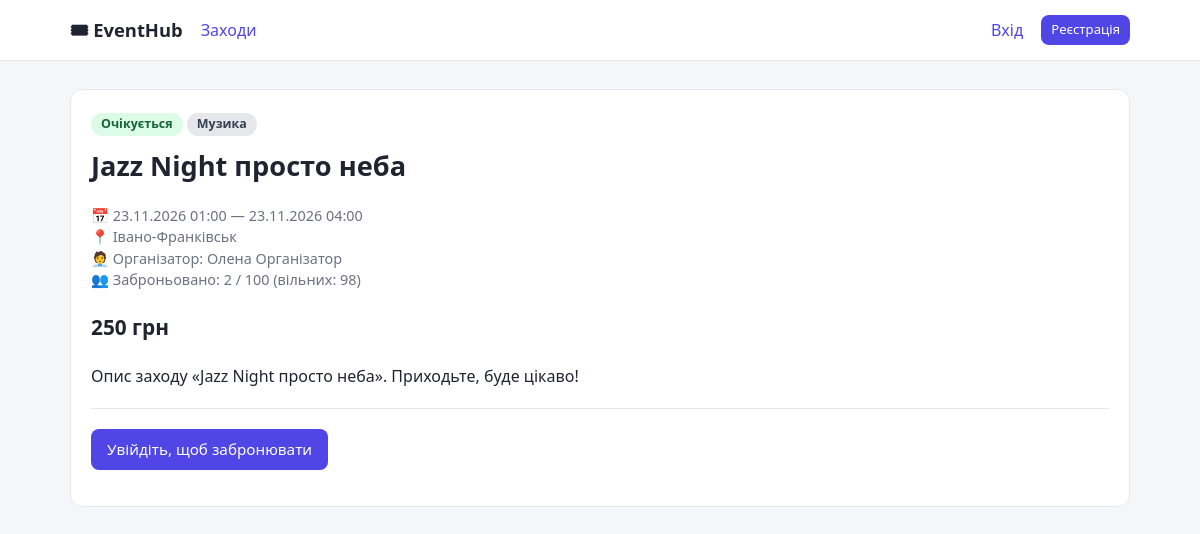
The page /events/1 on the database its author committed.
### models.py (models this page shows, shortened)
class Event(db.Model):
    id = db.Column(db.Integer, primary_key=True)
    title = db.Column(db.String(150), nullable=False)
    description = db.Column(db.Text, default="")
    location = db.Column(db.String(200), default="")
    category_id = db.Column(db.Integer, db.ForeignKey("category.id"), nullable=True)
    organizer_id = db.Column(db.Integer, db.ForeignKey("user.id"), nullable=False)
    start_time = db.Column(db.DateTime, nullable=False)
    end_time = db.Column(db.DateTime, nullable=False)
    price = db.Column(db.Float, nullable=False, default=0)
    capacity = db.Column(db.Integer, nullable=False, default=1)
    status = db.Column(db.String(20), nullable=False, default=EVENT_DRAFT)
    created_at = db.Column(db.DateTime, default=datetime.now)
    category = db.relationship("Category", backref="events")
    organizer = db.relationship("User", backref="events")
    bookings = db.relationship("Booking", backref="event", cascade="all, delete-orphan")
    @property
    def state(self):
        now = datetime.now()
        if self.status == EVENT_DRAFT:
            return "draft"
        if self.status == EVENT_CANCELLED:
            return "cancelled"
        if self.end_time <= now:
            return "finished"
        if self.start_time <= now:
            return "ongoing"
        return "upcoming"
    @property
    def state_label(self):
        return STATE_LABELS[self.state]
    @property
    def active_bookings_count(self):
        return sum(1 for b in self.bookings if b.status == "active")
    @property
    def seats_left(self):
        return max(self.capacity - self.active_bookings_count, 0)

class Category(db.Model):
    id = db.Column(db.Integer, primary_key=True)
    name = db.Column(db.String(60), unique=True, nullable=False)

class User(UserMixin, db.Model):
    id = db.Column(db.Integer, primary_key=True)
    username = db.Column(db.String(50), unique=True, nullable=False)
    email = db.Column(db.String(120), unique=True, nullable=False)
    password_hash = db.Column(db.String(255), nullable=False)
    role = db.Column(db.String(20), nullable=False, default=ROLE_USER)
    full_name = db.Column(db.String(120), default="")
    phone = db.Column(db.String(30), default="")
    bio = db.Column(db.Text, default="")
    is_active = db.Column(db.Boolean, nullable=False, default=True)
    created_at = db.Column(db.DateTime, default=datetime.now)

class Booking(db.Model):
    __table_args__ = (db.UniqueConstraint("user_id", "event_id", name="uq_user_event"),)
    id = db.Column(db.Integer, primary_key=True)
    user_id = db.Column(db.Integer, db.ForeignKey("user.id"), nullable=False)
    event_id = db.Column(db.Integer, db.ForeignKey("event.id"), nullable=False)
    status = db.Column(db.String(20), nullable=False, default="active")  # active / cancelled
    created_at = db.Column(db.DateTime, default=datetime.now)
    cancelled_at = db.Column(db.DateTime)
    user = db.relationship("User", backref="bookings")

### blueprints/events.py (the view)
@bp.route("/events/<int:event_id>")
def event_detail(event_id):
    event = db.get_or_404(Event, event_id)
    can_see_draft = current_user.is_authenticated and (
        current_user.is_moderator or event.organizer_id == current_user.id
    )
    if event.status == "draft" and not can_see_draft:
        abort(404)
    booking, block_reason = None, None
    if current_user.is_authenticated:
        booking = Booking.query.filter_by(user_id=current_user.id, event_id=event.id).first()
        block_reason = booking_block_reason(current_user, event)
    return render_template("events/detail.html", event=event, booking=booking, block_reason=block_reason)

### templates/events/detail.html (shortened to what this page needs)
{% extends "base.html" %}
{% block content %}
<div class="card">
  <span class="badge {{ event.state }}">{{ event.state_label }}</span>
  {% if event.category %}<span class="badge">{{ event.category.name }}</span>{% endif %}
  <h1 style="margin-top:10px">{{ event.title }}</h1>
  <p class="meta">
    📅 {{ event.start_time|dt }} — {{ event.end_time|dt }}<br>
    📍 {{ event.location or '—' }}<br>
    🧑‍💼 Організатор: {{ event.organizer.full_name or event.organizer.username }}<br>
    👥 Заброньовано: {{ event.active_bookings_count }} / {{ event.capacity }} (вільних: {{ event.seats_left }})
  </p>
  <p class="price" style="font-size:1.3rem">{{ event.price|money }}</p>
  <p style="white-space:pre-line">{{ event.description }}</p>
  <hr style="border:0;border-top:1px solid var(--border);margin:20px 0">
  {% if not current_user.is_authenticated %}
    <p><a class="btn" href="{{ url_for('auth.login', next=request.path) }}">Увійдіть, щоб забронювати</a></p>
  {% endif %}
</div>
{% endblock %}

### templates/base.html (shortened to what this page needs)
<!doctype html>
<html lang="uk">
<head>
  <link rel="stylesheet" href="{{ url_for('static', filename='style.css') }}">
</head>
<body>
<nav class="top">
  <div class="container">
    <a class="brand" href="{{ url_for('events.event_list') }}">🎟 EventHub</a>
    <a href="{{ url_for('events.event_list') }}">Заходи</a>
    {% if current_user.is_authenticated %}
      {% if current_user.is_organizer %}<a href="{{ url_for('manage.my_events') }}">Керування заходами</a>{% endif %}
      {% if current_user.is_moderator %}
        <a href="{{ url_for('moderator.users') }}">Користувачі</a>
        <a href="{{ url_for('moderator.categories') }}">Категорії</a>
      {% endif %}
      <span class="spacer"></span>
      <a href="{{ url_for('profile.view') }}">👤 {{ current_user.username }}</a>
      <span class="badge">{{ current_user.role_label }}</span>
      <form method="post" action="{{ url_for('auth.logout') }}">
        <input type="hidden" name="csrf_token" value="{{ csrf_token() }}">
        <button class="btn secondary sm">Вийти</button>
      </form>
    {% else %}
      <a href="{{ url_for('auth.login') }}">Вхід</a>
      <a class="btn sm" href="{{ url_for('auth.register') }}">Реєстрація</a>
    {% endif %}
  </div>
</nav>
<main>
  <div class="container">
    {% block content %}{% endblock %}
  </div>
</main>
</body>
</html>

### static/style.css (style rules this page uses)
:root { --bg:#f5f6fa;--card:#fff;--text:#1f2430;--muted:#6b7280;--primary:#4f46e5;--primary-d:#4338ca;--border:#e5e7eb;--ok:#16a34a;--bad:#dc2626;--warn:#d97706 }
* { box-sizing:border-box }
body { margin:0;font-family:system-ui,-apple-system,"Segoe UI",Roboto,sans-serif;background:var(--bg);color:var(--text);line-height:1.5 }
a { color:var(--primary);text-decoration:none }
.container { max-width:1100px;margin:0 auto;padding:0 20px }
nav.top { background:#fff;border-bottom:1px solid var(--border) }
nav.top .container { display:flex;align-items:center;gap:18px;min-height:60px;flex-wrap:wrap }
nav.top .brand { font-weight:700;font-size:1.15rem;color:var(--text) }
main { padding:28px 0 60px }
h1 { margin:0 0 18px;font-size:1.7rem }
.card { background:var(--card);border:1px solid var(--border);border-radius:12px;padding:20px }
.meta { color:var(--muted);font-size:.9rem }
.price { font-weight:700 }
.badge { display:inline-block;padding:2px 10px;border-radius:999px;font-size:.78rem;font-weight:600;background:#e5e7eb;color:#374151 }
.badge.upcoming,.badge.active { background:#dcfce7;color:#166534 }
.btn { display:inline-block;border:0;border-radius:8px;padding:9px 16px;font-size:.95rem;cursor:pointer;background:var(--primary);color:#fff;font-family:inherit }
.btn.sm { padding:5px 10px;font-size:.82rem }

### rows shown on the page
Event: state_label "Очікується", title "Jazz Night просто неба", start_time|dt "23.11.2026 01:00", end_time|dt "23.11.2026 04:00", location "Івано-Франківськ", capacity "100", seats_left "98", price "250 грн", description "Опис заходу «Jazz Night просто неба». Приходьте, буде цікаво!"
Category: category.name "Музика"
User: organizer "Олена Організатор"
Booking: active_bookings_count "2"
